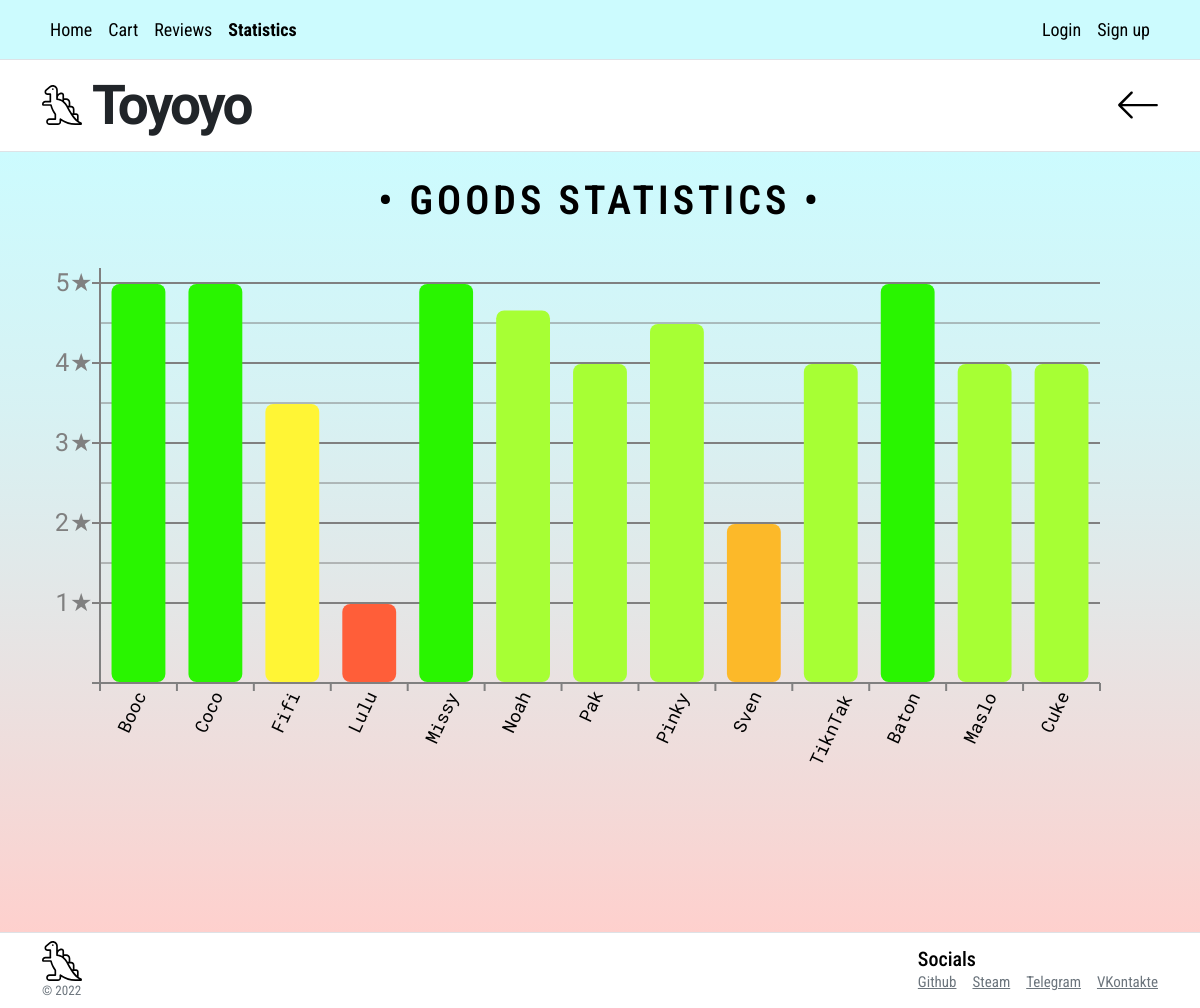
The page /statistics.php on the database its author committed.
### tables this page shows
CREATE TABLE `goods` (
  `id` int UNSIGNED NOT NULL,
  `name` varchar(20) DEFAULT NULL,
  `price` int UNSIGNED DEFAULT NULL,
  `image` varchar(50) NOT NULL
);

### statistics.php (the view, shortened to what this page needs)
<?php
require_once __DIR__ . '\includes\connect.php';
$table = $connection->query("SELECT `goods`.`id`, `name`, ROUND(AVG(`rating`), 2) AS `rating` FROM `goods` RIGHT JOIN `reviews` ON `goods`.`id` = `reviews`.`goods_id` GROUP BY `goods`.`id` ORDER BY `goods`.`id`;");
foreach ($table as $row) {
    $data[] = $row;
}
$height = 500;
$width = 1100;
$mainIndent = 50;
$smallIndent = 8;
$maxRating = 5;
$fontW = 10.81;
$namesHeight = $fontW * 20;
$mainHeight = $height - $mainIndent + $smallIndent + $namesHeight;
$scaleY = ($height - $mainIndent * 2) / $maxRating;
$scaleX = ($width - $mainIndent * 2) / count($data);
$Colors = array('#ff5e39', '#fcb929', '#fff535', '#a7ff34', '#29f500');
?>
<!DOCTYPE html>
<html lang="en">
<?php include_once __DIR__ . '\partials\head.php'; ?>
<body>
    <div class="wrapper d-flex flex-column h-100">
        <?php include_once __DIR__ . '\partials\top.php'; ?>
        <main class="main border-bottom flex-grow-1">
            <h1 class="pageTitle text-uppercase text-center">&#8226; Goods statistics &#8226;</h1>
            <div class="d-flex flex-row flex-wrap justify-content-center align-items-center align-content-around">
                <svg class="statistics" height="<?= $mainHeight ?>" width="<?= $width ?>">
                    <line x1="<?= $mainIndent ?>" x2="<?= $mainIndent ?>" y1="<?= $mainIndent - 15 ?>" y2="<?= $height - $mainIndent + $smallIndent ?>" style="stroke-width:2; stroke:grey; fill:grey" />
                    <?php
                    for ($i = 0; $i <= $maxRating; $i++) {
                        echo "<line x1='" . $mainIndent - $smallIndent . "' x2='" . $width - $mainIndent . "' y1='" . $scaleY * $i + $mainIndent . "' y2='" . $scaleY * $i + $mainIndent . "' style='stroke-width:2; stroke:grey; fill:grey'/>";
                        if ($i != $maxRating)
                            echo "<text x='" . 5 . "' y='" . $scaleY * $i + $mainIndent + $smallIndent . "' style ='font-size:25px; fill:grey'>" . 5 - $i . "&#9733;</text>";
                        if ($i < $maxRating - 1)
                            echo "<line x1='" . $mainIndent . "' x2='" . $width - $mainIndent . "' y1='" . $scaleY * $i + $scaleY / 2 + $mainIndent . "' y2='" . $scaleY * $i + $scaleY / 2 + $mainIndent . "' style='stroke-width:1; stroke:grey; fill:grey'/>";
                    }
                    for ($i = 0; $i < count($data); $i++) {
                        echo "<line x1='" . $scaleX * ($i + 1) + $mainIndent . "' x2='" . $scaleX * ($i + 1) + $mainIndent . "' y1='" . $height - $mainIndent . "' y2='" . $height - $mainIndent + 8 . "' style='stroke-width:2; stroke:grey; fill:grey'/>";
                        echo "<rect rx='8' x='" . $scaleX * ($i + 0.15) + $mainIndent . "' y='" . $height - $mainIndent - $scaleY * $data[$i]["rating"] + 1 . "' width='" . 0.7 * $scaleX . "' height='" . $scaleY * $data[$i]["rating"] - 2 . "' style='fill:" . $Colors[floor($data[$i]["rating"]) - 1] . "'/>";
                        echo "<text x='" . $scaleX * ($i + 0.5) + $mainIndent - 10 . "' y='" . $mainHeight - $namesHeight + $fontW * iconv_strlen($data[$i]["name"]) . "'transform='rotate(-65 " . $scaleX * ($i + 0.5) + $mainIndent - 10 . " " . $mainHeight - $namesHeight + $fontW * iconv_strlen($data[$i]["name"]) . ")' style ='font-size:18px;'>" . $data[$i]["name"] . "</text>";
                    }
                    ?>
                </svg>
            </div>
        </main>
        <?php include_once __DIR__ . '\partials\footer.php'; ?>
    </div>
</body>
</html>

### css/style.css (style rules this page uses)
html { height: 100vh; }
body { height: 100vh; max-width: 100vw; font-family: "Roboto Condensed", sans-serif; font-size: 18px; color: black; }
.main { background: linear-gradient(to bottom, #ccfbfe, 60%, #fed0cd); padding: 0 25px 25px; }
.pageTitle { padding-top: 25px; font-weight: 600; letter-spacing: 0.1em; }
.statistics { font-family: 'Roboto Mono', monospace; }

### rows shown on the page
goods: name "Booc"
goods: name "Coco"
goods: name "Fifi"
goods: name "Lulu"
goods: name "Missy"
goods: name "Noah"
goods: name "Pak"
goods: name "Pinky"
goods: name "Sven"
goods: name "TiknTak"
goods: name "Baton"
goods: name "Maslo"
goods: name "Cuke"
